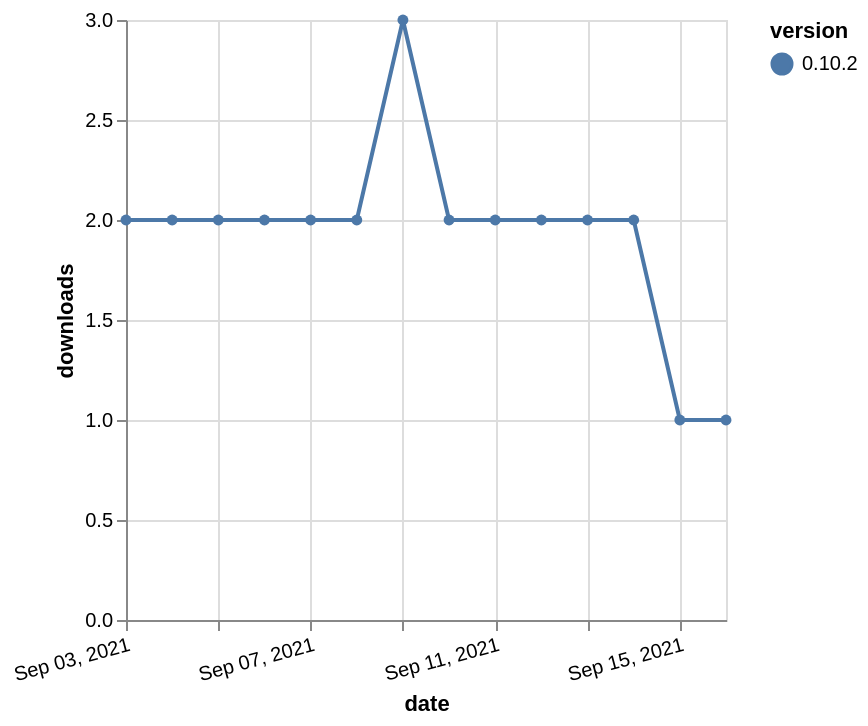

Vega-Lite specification stored for this chart:
### Vega-Lite specification from a JSON file in a GitHub repository (floating-point values rounded to 4 significant figures)
{"$schema": "https://vega.github.io/schema/vega-lite/v5.json", "description": "A simple bar chart with embedded data.", "data": {"values": [{"date": "2021-09-03", "total": 2690, "delta": 2, "version": "0.10.2"}, {"date": "2021-09-04", "total": 2692, "delta": 2, "version": "0.10.2"}, {"date": "2021-09-05", "total": 2694, "delta": 2, "version": "0.10.2"}, {"date": "2021-09-06", "total": 2696, "delta": 2, "version": "0.10.2"}, {"date": "2021-09-07", "total": 2698, "delta": 2, "version": "0.10.2"}, {"date": "2021-09-08", "total": 2700, "delta": 2, "version": "0.10.2"}, {"date": "2021-09-09", "total": 2703, "delta": 3, "version": "0.10.2"}, {"date": "2021-09-10", "total": 2705, "delta": 2, "version": "0.10.2"}, {"date": "2021-09-11", "total": 2707, "delta": 2, "version": "0.10.2"}, {"date": "2021-09-12", "total": 2709, "delta": 2, "version": "0.10.2"}, {"date": "2021-09-13", "total": 2711, "delta": 2, "version": "0.10.2"}, {"date": "2021-09-14", "total": 2713, "delta": 2, "version": "0.10.2"}, {"date": "2021-09-15", "total": 2714, "delta": 1, "version": "0.10.2"}, {"date": "2021-09-16", "total": 2715, "delta": 1, "version": "0.10.2"}]}, "width": "container", "mark": {"type": "line", "point": {"filled": true}}, "encoding": {"x": {"field": "date", "type": "temporal", "timeUnit": "yearmonthdate", "title": "date", "axis": {"labelAngle": -15}}, "y": {"field": "delta", "type": "quantitative", "title": "downloads"}, "color": {"field": "version", "type": "nominal"}, "tooltip": {"field": "delta"}}}
